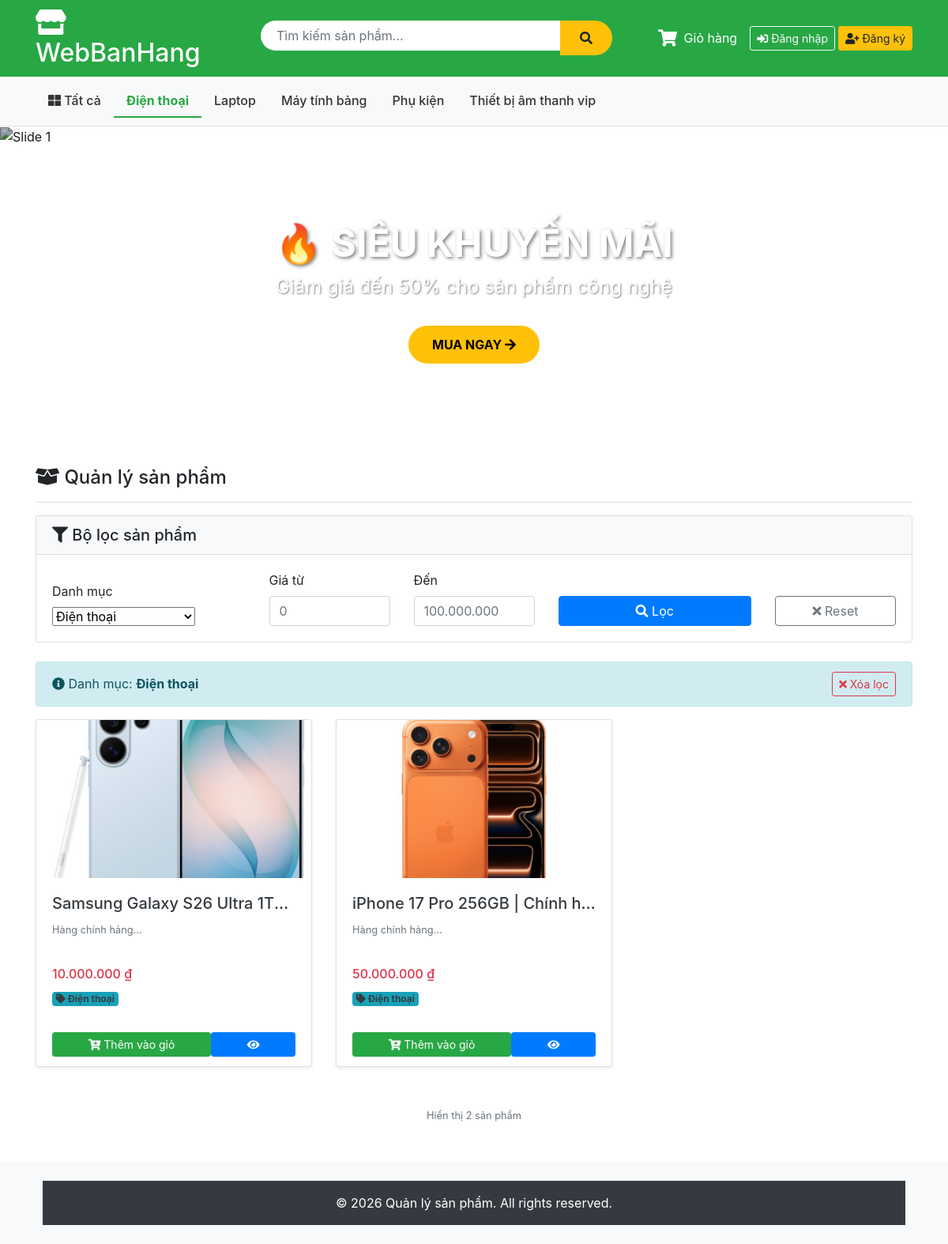
The app's page /Product?category=1 with its own data.
### tables this page shows
CREATE TABLE `category` (
  `id` int NOT NULL AUTO_INCREMENT,
  `name` varchar(100) NOT NULL,
  `description` text,
  PRIMARY KEY (`id`)
);

CREATE TABLE `product` (
  `id` int NOT NULL AUTO_INCREMENT,
  `name` varchar(100) NOT NULL,
  `description` text,
  `price` decimal(10,2) NOT NULL,
  `image` varchar(255) DEFAULT NULL,
  `category_id` int DEFAULT NULL,
  PRIMARY KEY (`id`),
  KEY `category_id` (`category_id`),
  CONSTRAINT `product_ibfk_1` FOREIGN KEY (`category_id`) REFERENCES `category` (`id`) ON DELETE CASCADE
);

### app/controllers/ProductController.php (called while the page is built, shortened)
<?php
require_once('app/config/database.php');
require_once('app/models/ProductModel.php');
require_once('app/helpers/SessionHelper.php');
class ProductController {
    private $productModel;
    public function __construct() {
        $this->db = (new Database())->getConnection();
        $this->productModel = new ProductModel($this->db);
    }
    public function index() {
        $categoryId = $_GET['category'] ?? null;
        $keyword    = $_GET['keyword'] ?? null;
        $minPrice   = $_GET['min_price'] ?? null;
        $maxPrice   = $_GET['max_price'] ?? null;
        if ($minPrice !== null || $maxPrice !== null) {
            $products = $this->productModel->getProductsByPriceRange($minPrice, $maxPrice, $categoryId);
        } elseif ($keyword) {
            $products = $this->productModel->searchProducts($keyword);
        } elseif ($categoryId) {
            $products = $this->productModel->getProductsByCategory($categoryId);
        } else {
            $products = $this->productModel->getProducts();
        }
        include 'app/views/product/list.php';
    }
}
?>

### index.php (called while the page is built, shortened)
<?php
require_once 'app/helpers/SessionHelper.php';
require_once 'app/config/database.php';
require_once 'app/models/ProductModel.php';
$url = $_GET['url'] ?? '';
$url = rtrim($url, '/');
$url = filter_var($url, FILTER_SANITIZE_URL);
$url = explode('/', $url);
$action = isset($url[1]) && $url[1] != '' ? $url[1] : 'index';
$controller = new $controllerName();
call_user_func_array([$controller, $action], array_slice($url, 2));
?>

### app/helpers/SessionHelper.php (called while the page is built, shortened)
<?php
class SessionHelper {
    public static function isLoggedIn() {
        return isset($_SESSION['username']);
    }
}
?>

### app/config/database.php (called while the page is built, shortened)
<?php
class Database {
    private $host = "localhost";
    private $db_name = "my_store";
    private $username = "root";
    private $password = "";
    public function getConnection() {
        $this->conn = null;
        try {
            $this->conn = new PDO(
                "mysql:host=" . $this->host . ";dbname=" . $this->db_name,
                $this->username,
                $this->password
            );
            $this->conn->exec("set names utf8");
        } catch(PDOException $exception) {
            echo "Connection error: " . $exception->getMessage();
        }
        return $this->conn;
    }
}
?>

### app/models/ProductModel.php (called while the page is built, shortened)
<?php
class ProductModel {
    private $conn;
    private $table_name = "product";
    public function __construct($db) {
        $this->conn = $db;
    }
    public function getProductsByCategory($categoryId = null) {
        if ($categoryId) {
            $query = "SELECT p.id, p.name, p.description, p.price, p.image, c.name as category_name
                      FROM " . $this->table_name . " p
                      LEFT JOIN category c ON p.category_id = c.id
                      WHERE p.category_id = :category_id
                      ORDER BY p.id DESC";
            $stmt = $this->conn->prepare($query);
            $stmt->bindParam(':category_id', $categoryId, PDO::PARAM_INT);
        } else {
            $query = "SELECT p.id, p.name, p.description, p.price, p.image, c.name as category_name
                      FROM " . $this->table_name . " p
                      LEFT JOIN category c ON p.category_id = c.id
                      ORDER BY p.id DESC";
            $stmt = $this->conn->prepare($query);
        }
        $stmt->execute();
        return $stmt->fetchAll(PDO::FETCH_OBJ);
    }
}
?>

### app/views/product/list.php (the view, shortened to what this page needs)
<?php
require_once 'app/helpers/SessionHelper.php';
include 'app/views/shares/header.php';
?>
<div class="card mb-4">
    <div class="card-header bg-light">
        <h5 class="mb-0"><i class="fas fa-filter"></i> Bộ lọc sản phẩm</h5>
    </div>
    <div class="card-body">
        <form method="GET" action="/Product" class="row g-3 align-items-end">
            <div class="col-md-3">
                <label class="form-label">Danh mục</label>
                <select name="category" class="form-select">
                    <?php
                    $db = (new Database())->getConnection();
                    $cats = $db->query("SELECT * FROM category ORDER BY name")->fetchAll(PDO::FETCH_OBJ);
                    foreach($cats as $cat):
                    ?>
                    <option value="<?php echo $cat->id; ?>"
                            <?php echo (isset($_GET['category']) && $_GET['category'] == $cat->id) ? 'selected' : ''; ?>>
                        <?php echo htmlspecialchars($cat->name); ?>
                    </option>
                    <?php endforeach; ?>
                </select>
            </div>
            <div class="col-md-2">
                <label class="form-label">Giá từ</label>
                <input type="number" name="min_price" class="form-control"
                       placeholder="0" min="0" step="1000"
                       value="<?php echo isset($_GET['min_price']) ? htmlspecialchars($_GET['min_price']) : ''; ?>">
            </div>
            <div class="col-md-2">
                <label class="form-label">Đến</label>
                <input type="number" name="max_price" class="form-control"
                       placeholder="100.000.000" min="0" step="1000"
                       value="<?php echo isset($_GET['max_price']) ? htmlspecialchars($_GET['max_price']) : ''; ?>">
            </div>
            <div class="col-md-3">
                <button type="submit" class="btn btn-primary w-100">
                    <i class="fas fa-search"></i> Lọc
                </button>
            </div>
            <div class="col-md-2">
                <a href="/Product" class="btn btn-outline-secondary w-100">
                    <i class="fas fa-times"></i> Reset
                </a>
            </div>
        </form>
    </div>
</div>
<?php
$hasFilter = isset($_GET['category']) || isset($_GET['min_price']) || isset($_GET['max_price']) || isset($_GET['keyword']);
if ($hasFilter):
?>
<div class="alert alert-info d-flex justify-content-between align-items-center">
    <div>
        <i class="fas fa-info-circle"></i>
        <?php if(isset($_GET['keyword'])): ?>
            Đang tìm kiếm: <strong>"<?php echo htmlspecialchars($_GET['keyword']); ?>"</strong>
        <?php elseif(isset($_GET['category'])): ?>
            Danh mục: <strong><?php
                $catId = (int)$_GET['category'];
                $db2 = (new Database())->getConnection();
                $catStmt = $db2->prepare("SELECT name FROM category WHERE id = :id");
                $catStmt->bindParam(':id', $catId, PDO::PARAM_INT);
                $catStmt->execute();
                $c = $catStmt->fetch(PDO::FETCH_OBJ);
                echo $c ? htmlspecialchars($c->name) : 'Tất cả';
            ?></strong>
        <?php endif; ?>
    </div>
    <a href="/Product" class="btn btn-sm btn-outline-danger">
        <i class="fas fa-times"></i> Xóa lọc
    </a>
</div>
<?php endif; ?>
<?php if(empty($products)): ?>
<div class="alert alert-warning text-center py-5">
    <i class="fas fa-exclamation-circle fa-3x mb-3 text-muted"></i>
    <h4>Không tìm thấy sản phẩm nào</h4>
    <a href="/Product" class="btn btn-primary">Xem tất cả sản phẩm</a>
</div>
<?php else: ?>
<div class="row">
    <?php foreach($products as $product): ?>
    <div class="col-md-4 mb-4">
        <div class="card h-100 shadow-sm">
            <?php if($product->image): ?>
                <img src="/public/<?php echo htmlspecialchars($product->image); ?>"
                     class="card-img-top"
                     alt="<?php echo htmlspecialchars($product->name); ?>"
                     style="height: 200px; object-fit: cover;">
            <?php endif; ?>
            <div class="card-body">
                <h5 class="card-title text-truncate" title="<?php echo htmlspecialchars($product->name); ?>">
                    <a href="/Product/show/<?php echo $product->id; ?>" class="text-dark text-decoration-none">
                        <?php echo htmlspecialchars($product->name); ?>
                    </a>
                </h5>
                <p class="card-text text-muted small" style="height: 40px; overflow: hidden;">
                    <?php echo htmlspecialchars(substr($product->description, 0, 80)); ?>...
                </p>
                <h6 class="text-danger fw-bold mb-2">
                    <?php echo number_format((float)($product->price ?? 0), 0, ',', '.'); ?> ₫
                </h6>
                <span class="badge bg-info text-dark">
                    <i class="fas fa-tag"></i> <?php echo htmlspecialchars($product->category_name); ?>
                </span>
            </div>
            <div class="card-footer bg-white border-top-0">
                <div class="d-flex gap-2">
                    <button onclick="addToCart(<?php echo $product->id; ?>)"
                            class="btn btn-success btn-sm flex-grow-1"
                            title="Thêm vào giỏ hàng">
                        <i class="fas fa-cart-plus"></i> Thêm vào giỏ
                    </button>
                    <a href="/Product/show/<?php echo $product->id; ?>"
                       class="btn btn-primary btn-sm flex-grow-1" title="Xem chi tiết">
                        <i class="fas fa-eye"></i>
                    </a>
                </div>
            </div>
        </div>
    </div>
    <?php endforeach; ?>
</div>
<div class="text-center mt-4">
    <small class="text-muted">Hiển thị <?php echo count($products); ?> sản phẩm</small>
</div>
<?php endif; ?>
<?php include 'app/views/shares/footer.php'; ?>

### app/views/shares/header.php (shortened to what this page needs)
<?php
require_once 'app/helpers/SessionHelper.php';
?>
<!DOCTYPE html>
<html lang="vi">
<head>
    <link href="https://stackpath.bootstrapcdn.com/bootstrap/4.5.2/css/bootstrap.min.css" rel="stylesheet">
    <link rel="stylesheet" href="https://cdnjs.cloudflare.com/ajax/libs/font-awesome/5.15.4/css/all.min.css">
</head>
<body>
    <div class="header-top">
        <div class="container">
            <div class="row align-items-center">
                <div class="col-md-3">
                    <h2 class="text-white mb-0">
                        <a href="/Product" style="color: white; text-decoration: none;">
                            <i class="fas fa-store"></i> WebBanHang
                        </a>
                    </h2>
                </div>
                <div class="col-md-5">
                    <form action="/Product/search" method="GET" class="search-box d-flex">
                        <input type="text" name="keyword" class="form-control"
                               placeholder="Tìm kiếm sản phẩm..."
                               value="<?php echo htmlspecialchars($_GET['keyword'] ?? ''); ?>">
                        <button type="submit" class="btn btn-warning">
                            <i class="fas fa-search"></i>
                        </button>
                    </form>
                </div>
                <div class="col-md-4 text-white text-right d-flex align-items-center justify-content-end">
                    <a href="/Product/cart" class="text-white mr-3 position-relative" style="text-decoration: none;">
                        <span class="cart-icon-wrapper">
                            <i class="fas fa-shopping-cart fa-lg"></i>
                        </span>
                        <span class="ml-1 d-none d-md-inline">Giỏ hàng</span>
                    </a>
                    <?php if (SessionHelper::isLoggedIn()): ?>
                        <a href="/Account/profile" class="text-white mr-2" style="text-decoration:none;">
                            <?php
                            $avatarSrc = !empty($_SESSION['avatar'])
                                ? '/public/' . $_SESSION['avatar']
                                : 'https://ui-avatars.com/api/?name=' . urlencode($_SESSION['fullname'] ?? 'U') . '&size=32&background=fff&color=28a745';
                            ?>
                            <img src="<?= $avatarSrc ?>" class="rounded-circle mr-1" style="width:32px;height:32px;object-fit:cover;">
                            <strong><?= htmlspecialchars($_SESSION['fullname'] ?? $_SESSION['username']) ?></strong>
                        </a>
                        <?php if (SessionHelper::isAdmin()): ?>
                            <a href="/Account/manageUsers" class="btn btn-outline-light btn-sm mr-1">
                                <i class="fas fa-users-cog"></i> Quản lý user
                            </a>
                        <?php endif; ?>
                        <a href="/Account/logout" class="btn btn-outline-light btn-sm">
                            <i class="fas fa-sign-out-alt"></i> Đăng xuất
                        </a>
                    <?php else: ?>
                        <a href="/Account/login" class="btn btn-outline-light btn-sm mr-1">
                            <i class="fas fa-sign-in-alt"></i> Đăng nhập
                        </a>
                        <a href="/Account/register" class="btn btn-warning btn-sm">
                            <i class="fas fa-user-plus"></i> Đăng ký
                        </a>
                    <?php endif; ?>
                </div>
            </div>
        </div>
    </div>
    <div class="category-nav">
        <div class="container">
            <ul class="nav">
                <li class="nav-item">
                    <a class="nav-link <?php echo (!isset($_GET['category'])) ? 'active' : ''; ?>"
                       href="/Product">
                        <i class="fas fa-th-large"></i> Tất cả
                    </a>
                </li>
                <?php
                $db = (new Database())->getConnection();
                $stmt = $db->query("SELECT * FROM category ORDER BY name ASC");
                $cats = $stmt->fetchAll(PDO::FETCH_OBJ);
                foreach ($cats as $cat):
                    $isActive = (isset($_GET['category']) && $_GET['category'] == $cat->id) ? 'active' : '';
                ?>
                <li class="nav-item">
                    <a class="nav-link <?php echo $isActive; ?>"
                       href="/Product?category=<?php echo $cat->id; ?>">
                        <?php echo htmlspecialchars($cat->name); ?>
                    </a>
                </li>
                <?php endforeach; ?>
            </ul>
        </div>
    </div>
    <div class="banner-slider">
        <div id="mainSlider" class="carousel slide" data-ride="carousel" data-interval="4000">
            <ol class="carousel-indicators">
                <li data-target="#mainSlider" data-slide-to="0" class="active"></li>
                <li data-target="#mainSlider" data-slide-to="1"></li>
                <li data-target="#mainSlider" data-slide-to="2"></li>
            </ol>
            <div class="carousel-inner">
                <div class="carousel-item active">
                    <img src="https://images.unsplash.com/photo-1607082348824-0a96f2a4b9da?w=1200" alt="Slide 1">
                    <div class="carousel-caption">
                        <h3>🔥 SIÊU KHUYẾN MÃI</h3>
                        <p>Giảm giá đến 50% cho sản phẩm công nghệ</p>
                        <a href="/Product" class="btn-shop-now">MUA NGAY <i class="fas fa-arrow-right"></i></a>
                    </div>
                </div>
            </div>
            <a class="carousel-control-prev" href="#mainSlider" role="button" data-slide="prev">
                <span class="carousel-control-prev-icon"></span>
            </a>
            <a class="carousel-control-next" href="#mainSlider" role="button" data-slide="next">
                <span class="carousel-control-next-icon"></span>
            </a>
        </div>
    </div>
    <div class="container mt-4">
        <div class="d-flex justify-content-between align-items-center mb-3 border-bottom pb-2">
            <h4><i class="fas fa-box-open"></i> Quản lý sản phẩm</h4>
        </div>

### records on screen
category: name "Điện thoại"
category: name "Laptop"
category: name "Máy tính bảng"
category: name "Phụ kiện"
category: name "Thiết bị âm thanh vip"
product: image (picture), name "Samsung Galaxy S26 Ultra 1T…", description "Hàng chính hảng", price "10.000.000", category.name "Điện thoại"
product: image (picture), name "iPhone 17 Pro 256GB | Chính h…", description "Hàng chính hảng", price "50.000.000", category.name "Điện thoại"

### other values on screen
count($products) "2"
form field category "Điện thoại"
